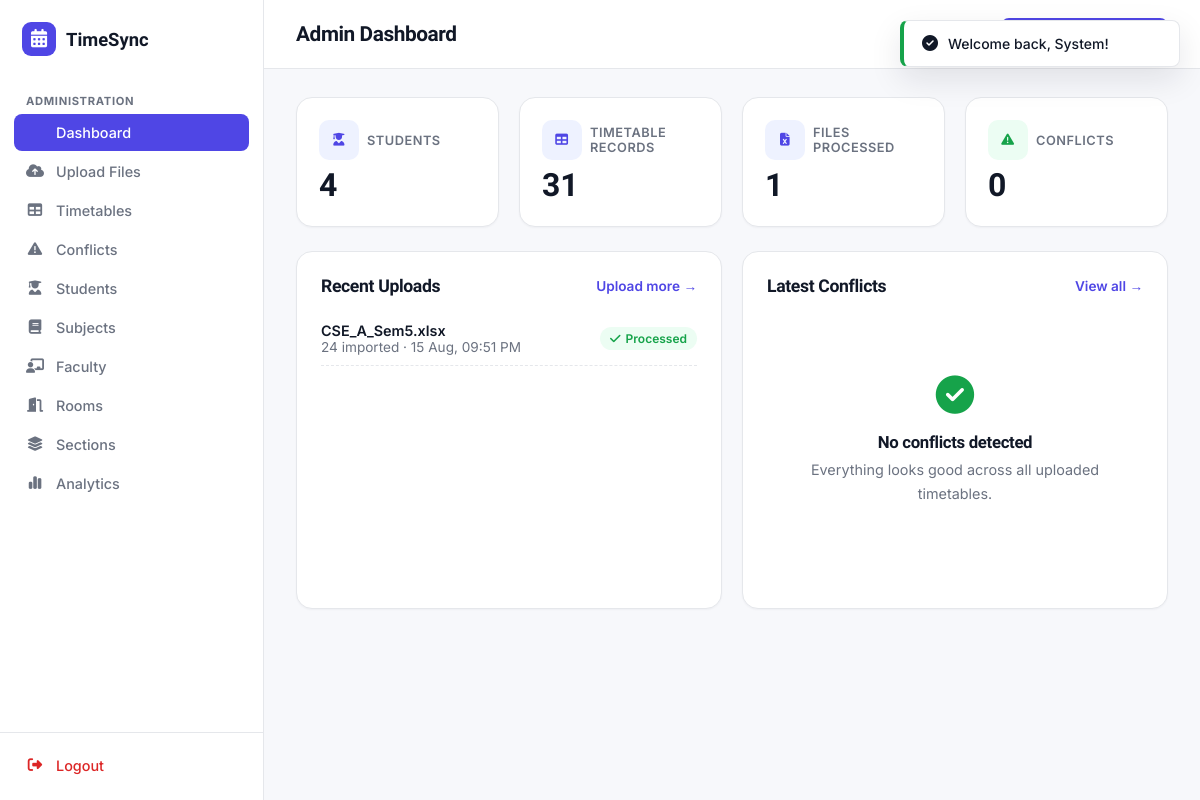
Page /admin/dashboard.php (signed in) on the committed database.
### tables this page shows
CREATE TABLE uploaded_files (
    id INT AUTO_INCREMENT PRIMARY KEY,
    file_name VARCHAR(255) NOT NULL,
    file_path VARCHAR(255) NOT NULL,
    uploaded_by INT NOT NULL,
    records_imported INT DEFAULT 0,
    records_failed INT DEFAULT 0,
    conflicts_found INT DEFAULT 0,
    status ENUM('processing','completed','failed') DEFAULT 'processing',
    uploaded_at TIMESTAMP DEFAULT CURRENT_TIMESTAMP,
    FOREIGN KEY (uploaded_by) REFERENCES users(id)
);

### includes/functions.php (called while the page is built, shortened)
<?php
function e(?string $str): string {
    return htmlspecialchars($str ?? '', ENT_QUOTES, 'UTF-8');
}
function getDashboardStatistics(PDO $pdo): array {
    $stats = [];
    $stats['total_students']  = (int) $pdo->query("SELECT COUNT(*) c FROM students")->fetch()['c'];
    $stats['total_records']   = (int) $pdo->query("SELECT COUNT(*) c FROM timetables")->fetch()['c'];
    $stats['files_processed'] = (int) $pdo->query("SELECT COUNT(*) c FROM uploaded_files WHERE status='completed'")->fetch()['c'];
    $stats['open_conflicts']  = (int) $pdo->query("SELECT COUNT(*) c FROM conflicts WHERE status='open'")->fetch()['c'];
    return $stats;
}

### admin/dashboard.php (the view, shortened to what this page needs)
<?php
require_once __DIR__ . '/../includes/functions.php';
$stats = getDashboardStatistics($pdo);
$recentFiles = $pdo->query("SELECT * FROM uploaded_files ORDER BY uploaded_at DESC LIMIT 5")->fetchAll();
$recentConflicts = $pdo->query("
    SELECT c.*, s1.subject_name AS subject1, s2.subject_name AS subject2
    FROM conflicts c
    JOIN timetables t1 ON t1.id = c.timetable_id_1 JOIN subjects s1 ON s1.id = t1.subject_id
    JOIN timetables t2 ON t2.id = c.timetable_id_2 JOIN subjects s2 ON s2.id = t2.subject_id
    WHERE c.status='open' ORDER BY c.created_at DESC LIMIT 5
")->fetchAll();
require_once __DIR__ . '/../includes/header.php';
require_once __DIR__ . '/../includes/sidebar.php';
?>
<div class="main-content">
    <div class="topbar">
        <div class="flex gap-16" style="align-items:center;">
            <h1>Admin Dashboard</h1>
        </div>
        <a href="<?= BASE_URL ?>/admin/upload.php" class="btn btn-primary btn-sm"><i class="fa-solid fa-cloud-arrow-up"></i> Upload Timetable</a>
    </div>
    <div class="page-body">
        <div class="grid grid-4 mb-24">
            <div class="card stat-card">
                <div class="stat-label"><span class="stat-icon"><i class="fa-solid fa-user-graduate"></i></span>Students</div>
                <div class="stat-value"><?= number_format($stats['total_students']) ?></div>
            </div>
            <div class="card stat-card">
                <div class="stat-label"><span class="stat-icon"><i class="fa-solid fa-table"></i></span>Timetable Records</div>
                <div class="stat-value"><?= number_format($stats['total_records']) ?></div>
            </div>
            <div class="card stat-card">
                <div class="stat-label"><span class="stat-icon"><i class="fa-solid fa-file-excel"></i></span>Files Processed</div>
                <div class="stat-value"><?= number_format($stats['files_processed']) ?></div>
            </div>
            <div class="card stat-card">
                <div class="stat-label"><span class="stat-icon" style="background:<?= $stats['open_conflicts']>0?'var(--danger-light)':'var(--success-light)' ?>;color:<?= $stats['open_conflicts']>0?'var(--danger)':'var(--success)' ?>;"><i class="fa-solid fa-triangle-exclamation"></i></span>Conflicts</div>
                <div class="stat-value"><?= number_format($stats['open_conflicts']) ?></div>
            </div>
        </div>
        <div class="grid grid-2">
            <div class="card card-pad">
                <div class="flex-between mb-16">
                    <h3 class="section-title" style="margin:0;">Recent Uploads</h3>
                    <a href="<?= BASE_URL ?>/admin/upload.php" class="text-sm" style="color:var(--primary);font-weight:600;">Upload more →</a>
                </div>
                <?php if (!$recentFiles): ?>
                    <div class="empty-state">
                        <div class="empty-icon"><i class="fa-solid fa-file-excel"></i></div>
                        <h3>No files uploaded yet</h3>
                        <p>Upload your first timetable spreadsheet to get started.</p>
                    </div>
                <?php else: foreach ($recentFiles as $f): ?>
                    <div class="flex-between" style="padding:10px 0;border-bottom:1px dashed var(--border);">
                        <div>
                            <div style="font-weight:600;font-size:0.9rem;"><?= e($f['file_name']) ?></div>
                            <div class="text-sm text-muted"><?= (int)$f['records_imported'] ?> imported · <?= date('d M, h:i A', strtotime($f['uploaded_at'])) ?></div>
                        </div>
                        <?php if ($f['status'] === 'completed'): ?>
                            <span class="badge badge-success"><i class="fa-solid fa-check"></i> Processed</span>
                        <?php elseif ($f['status'] === 'failed'): ?>
                            <span class="badge badge-danger">Failed</span>
                        <?php else: ?>
                            <span class="badge badge-muted">Processing</span>
                        <?php endif; ?>
                    </div>
                <?php endforeach; endif; ?>
            </div>
            <div class="card card-pad">
                <div class="flex-between mb-16">
                    <h3 class="section-title" style="margin:0;">Latest Conflicts</h3>
                    <a href="<?= BASE_URL ?>/admin/conflicts.php" class="text-sm" style="color:var(--primary);font-weight:600;">View all →</a>
                </div>
                <?php if (!$recentConflicts): ?>
                    <div class="empty-state">
                        <div class="empty-icon" style="color:var(--success);"><i class="fa-solid fa-circle-check"></i></div>
                        <h3>No conflicts detected</h3>
                        <p>Everything looks good across all uploaded timetables.</p>
                    </div>
                <?php else: foreach ($recentConflicts as $c):
                    $sevClass = ['HIGH'=>'danger','MEDIUM'=>'warning','LOW'=>'muted'][$c['severity']];
                ?>
                    <div style="padding:10px 0;border-bottom:1px dashed var(--border);">
                        <span class="badge badge-<?= $sevClass ?>"><?= $c['severity'] ?> · <?= ucfirst($c['conflict_type']) ?></span>
                        <p class="text-sm mt-8" style="margin:8px 0 0;color:var(--text);"><?= e($c['subject1']) ?> vs <?= e($c['subject2']) ?></p>
                    </div>
                <?php endforeach; endif; ?>
            </div>
        </div>
    </div>
</div>
<?php require_once __DIR__ . '/../includes/footer.php'; ?>

### assets/css/style.css (style rules this page uses)
:root { --primary: #4F46E5; --primary-dark: #4338CA; --primary-light: #EEF2FF; --accent: #0EA5A5; --background: #F7F8FB; --surface: #FFFFFF; --text: #111827; --muted: #6B7280; --border: #E5E7EB; --success: #16A34A; --success-light: #ECFDF3; --warning: #D97706; --warning-light: #FFFBEB; --danger: #DC2626; --danger-light: #FEF2F2; --radius-sm: 8px; --radius: 12px; --radius-lg: 16px; --shadow-sm: 0 1px 2px rgba(17, 24, 39, 0.04); --shadow: 0 4px 16px rgba(17, 24, 39, 0.06); --shadow-lg: 0 12px 32px rgba(17, 24, 39, 0.10); --font-display: 'Sora', sans-serif; --font-body: 'Inter', sans-serif; --sidebar-w: 264px; }
* { box-sizing: border-box; }
body { margin: 0; font-family: var(--font-body); background: var(--background); color: var(--text); -webkit-font-smoothing: antialiased; }
h1, h2, h3, h4, h5, .font-display { font-family: var(--font-display); letter-spacing: -0.02em; color: var(--text); margin: 0; }
a { text-decoration: none; color: inherit; }
p { color: var(--muted); line-height: 1.65; }
.btn { display: inline-flex; align-items: center; justify-content: center; gap: 8px; font-family: var(--font-body); font-weight: 600; font-size: 0.925rem; padding: 11px 20px; border-radius: var(--radius-sm); border: 1px solid transparent; cursor: pointer; transition: all .15s ease; white-space: nowrap; }
.btn-primary { background: var(--primary); color: #fff; }
.btn-sm { padding: 7px 14px; font-size: 0.825rem; }
.card { background: var(--surface); border: 1px solid var(--border); border-radius: var(--radius-lg); box-shadow: var(--shadow-sm); transition: box-shadow .2s ease, transform .2s ease; }
.card-pad { padding: 24px; }
.stat-card { padding: 22px; display: flex; flex-direction: column; gap: 6px; }
.stat-card .stat-label { font-size: 0.8rem; color: var(--muted); font-weight: 600; text-transform: uppercase; letter-spacing: .04em; display:flex; align-items:center; gap:8px; }
.stat-card .stat-value { font-family: var(--font-display); font-size: 2rem; font-weight: 700; }
.stat-icon { width: 40px; height: 40px; border-radius: 10px; display: flex; align-items: center; justify-content: center; background: var(--primary-light); color: var(--primary); flex-shrink: 0; }
.badge { display: inline-flex; align-items: center; gap: 5px; padding: 4px 10px; border-radius: 999px; font-size: 0.75rem; font-weight: 600; }
.badge-success { background: var(--success-light); color: var(--success); }
.main-content { flex: 1; min-width: 0; }
.topbar { display: flex; align-items: center; justify-content: space-between; padding: 18px 32px; background: var(--surface); border-bottom: 1px solid var(--border); position: sticky; top: 0; z-index: 50; }
.topbar h1 { font-size: 1.3rem; }
.page-body { padding: 28px 32px; max-width: 1400px; }
.grid { display: grid; gap: 20px; }
.grid-4 { grid-template-columns: repeat(4, 1fr); }
.grid-2 { grid-template-columns: repeat(2, 1fr); }
.section-title { font-size: 1.1rem; margin-bottom: 4px; }
.empty-state { text-align: center; padding: 60px 20px; color: var(--muted); }
.empty-state .empty-icon { font-size: 2.4rem; color: var(--border); margin-bottom: 14px; }
.empty-state h3 { color: var(--text); margin-bottom: 6px; font-size: 1.05rem; }
.empty-state p { max-width: 340px; margin: 0 auto 18px; font-size: 0.9rem; }
.flex { display: flex; }
.flex-between { display: flex; align-items: center; justify-content: space-between; }
.gap-16 { gap: 16px; }
.mb-16 { margin-bottom:16px; }
.mb-24 { margin-bottom:24px; }
.text-muted { color: var(--muted); }
.text-sm { font-size: 0.85rem; }

### rows in the picture
uploaded_files: file_name "CSE_A_Sem5.xlsx", records_imported "24", uploaded_at "15 Aug, 09:51 PM", status "completed" (drawn)

### other values in the picture
$link['label'] "Dashboard"
$link['label'] "Upload Files"
$link['label'] "Timetables"
$link['label'] "Conflicts"
$link['label'] "Students"
$link['label'] "Subjects"
$link['label'] "Faculty"
$link['label'] "Rooms"
$link['label'] "Sections"
$link['label'] "Analytics"
$stats['total_students'] "4"
$stats['total_records'] "31"
$stats['files_processed'] "1"
$stats['open_conflicts'] "0"
